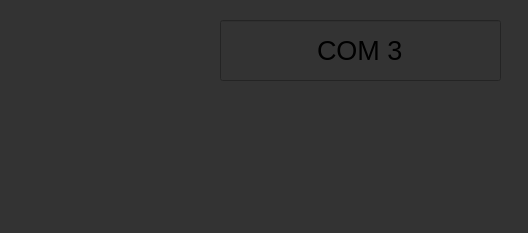
<?xml version="1.0" encoding="UTF-8"?>
<ui version="4.0">
 <class>COM_port</class>
 <widget class="QWidget" name="COM_port">
  <property name="geometry">
   <rect>
    <x>0</x>
    <y>0</y>
    <width>528</width>
    <height>233</height>
   </rect>
  </property>
  <property name="windowTitle">
   <string>Form</string>
  </property>
  <property name="styleSheet">
   <string notr="true">background-color: rgb(51, 51, 51);</string>
  </property>
  <widget class="QLabel" name="label">
   <property name="geometry">
    <rect>
     <x>10</x>
     <y>10</y>
     <width>191</width>
     <height>81</height>
    </rect>
   </property>
   <property name="text">
    <string/>
   </property>
   <property name="pixmap">
    <pixmap>COM_pot_text.png</pixmap>
   </property>
  </widget>
  <widget class="QLineEdit" name="COMportlineEdit">
   <property name="geometry">
    <rect>
     <x>220</x>
     <y>20</y>
     <width>281</width>
     <height>61</height>
    </rect>
   </property>
   <property name="font">
    <font>
     <pointsize>20</pointsize>
    </font>
   </property>
   <property name="text">
    <string>COM 3</string>
   </property>
   <property name="maxLength">
    <number>30</number>
   </property>
   <property name="frame">
    <bool>true</bool>
   </property>
   <property name="alignment">
    <set>Qt::AlignCenter</set>
   </property>
  </widget>
  <widget class="QPushButton" name="connect_button">
   <property name="geometry">
    <rect>
     <x>130</x>
     <y>100</y>
     <width>271</width>
     <height>131</height>
    </rect>
   </property>
   <property name="styleSheet">
    <string notr="true"> QPushButton:flat {   border: none; }</string>
   </property>
   <property name="text">
    <string/>
   </property>
   <property name="icon">
    <iconset>
     <normaloff>connect_button.png</normaloff>connect_button.png</iconset>
   </property>
   <property name="iconSize">
    <size>
     <width>1000</width>
     <height>100</height>
    </size>
   </property>
   <property name="flat">
    <bool>true</bool>
   </property>
  </widget>
 </widget>
 <resources/>
 <connections/>
</ui>
